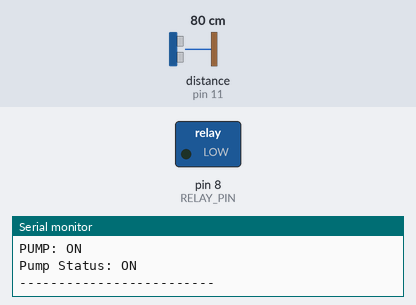
Bench run of a sketch on a simulated Arduino Uno, built with avr-gcc and run on an emulated ATmega328P. On the bench: switched loads named in the sketch (green lamp = pin HIGH), the last lines printed to the serial monitor. Wiring (inferred from the names in the program): ultrasonic range finder: trigger pin 12; echo pin 11. The test bench sets the inputs (shaded band); at power-on: distance to the obstacle (sensor on pin 11) 80 cm. The echo pulse lasts 58.3 µs per cm; pins used as bus, display or sensor lines are not drawn.

Above: at 1.2 s.
1.3 s: distance to the obstacle (sensor on pin 11) set to 5 cm
3.2 s: distance to the obstacle (sensor on pin 11) set to 2 cm
At 4.6 s:
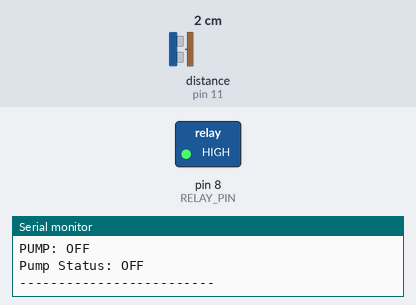
5.5 s: distance to the obstacle (sensor on pin 11) set to 11 cm
7.2 s: distance to the obstacle (sensor on pin 11) set to 14 cm
At 8.8 s:
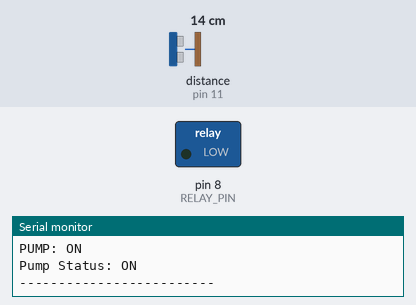
Timing chart, 0 to 10.3 s (numbered marks = the images above; inputs shaded):
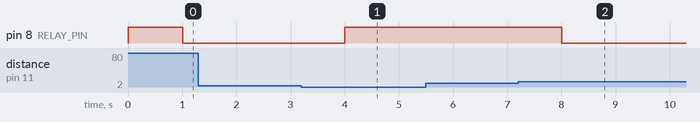

The sketch:

Smart_Water_Tank.ino
```cpp
const int TRIGGER_PIN = 12;
const int ECHO_PIN = 11;
const int RELAY_PIN = 8;

const float PUMP_START_DISTANCE = 12.50;
const float PUMP_STOP_DISTANCE = 3.0;

const unsigned long SENSOR_INTERVAL = 1000;
const unsigned long ECHO_TIMEOUT = 30000UL;

unsigned long previousMillis = 0;

bool pumpState = false; // Initially OFF

void pumpOn() {
  digitalWrite(RELAY_PIN, LOW); // Active-LOW relay ON
  pumpState = true;
  Serial.println("PUMP: ON");
}

void pumpOff() {
  digitalWrite(RELAY_PIN, HIGH); // Active-LOW relay OFF
  pumpState = false;
  Serial.println("PUMP: OFF");
}

void setup() {
  Serial.begin(9600);
  Serial.setTimeout(100);

  pinMode(TRIGGER_PIN, OUTPUT);
  pinMode(ECHO_PIN, INPUT);
  pinMode(RELAY_PIN, OUTPUT);

  digitalWrite(TRIGGER_PIN, LOW);
  digitalWrite(RELAY_PIN, HIGH); // Ensure pump starts OFF

  Serial.println("Automatic Water Tank System Started");
  Serial.println("Start pump at 60 cm; stop pump at 10 cm.");
}

void loop() {
  // Read commands from Python/PHP or Serial Monitor
  if (Serial.available() > 0) {
    String command = Serial.readStringUntil('\n');
    command.trim();

    if (command == "PUMP_ON") {
      pumpOn();
    }
    else if (command == "PUMP_OFF") {
      pumpOff();
    }
    else if (command == "STATUS") {
      Serial.print("Pump Status: ");
      Serial.println(pumpState ? "ON" : "OFF");
    }
  }

  // Read the sensor every second
  unsigned long currentMillis = millis();

  if (currentMillis - previousMillis >= SENSOR_INTERVAL) {
    previousMillis = currentMillis;

    digitalWrite(TRIGGER_PIN, LOW);
    delayMicroseconds(2);
    digitalWrite(TRIGGER_PIN, HIGH);
    delayMicroseconds(10);
    digitalWrite(TRIGGER_PIN, LOW);

    unsigned long duration =
        pulseIn(ECHO_PIN, HIGH, ECHO_TIMEOUT);

    if (duration == 0) {
      Serial.println("Distance: INVALID - Check sensor");
      Serial.println("Pump state unchanged for safety");
    }
    else {
      float distance = duration * 0.0343 / 2.0;

      Serial.print("Distance: ");
      Serial.print(distance, 1);
      Serial.println(" cm");

      // Automatic pump control
      if (distance >= PUMP_START_DISTANCE) {
        if (!pumpState) {
          pumpOn();
        }
      }
      else if (distance <= PUMP_STOP_DISTANCE) {
        if (pumpState) {
          pumpOff();
        }
      }

      Serial.print("Pump Status: ");
      Serial.println(pumpState ? "ON" : "OFF");
      Serial.println("-------------------------");
    }
  }
}
```

Measured:
- the behaviour switches between 4 and 3 cm on distance to the obstacle (sensor on pin 11) (found by bisection; images 0 and 1)
- the behaviour switches between 12 and 13 cm on distance to the obstacle (sensor on pin 11) (found by bisection; images 1 and 2)
- after the input at 3.2 s, pin 8 (RELAY_PIN): LOW → HIGH after 0.80 s
- after the input at 7.2 s, pin 8 (RELAY_PIN): HIGH → LOW after 0.80 s
